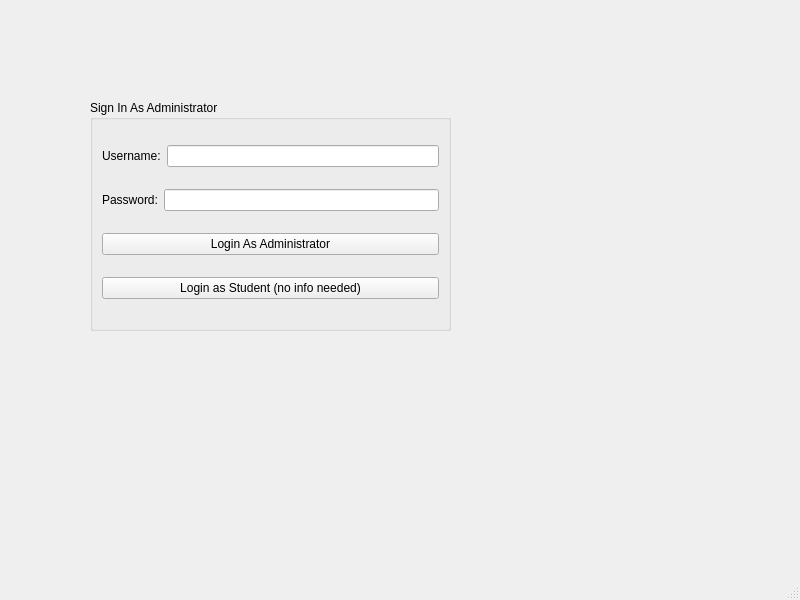
<?xml version="1.0" encoding="UTF-8"?>
<ui version="4.0">
 <class>MainWindow</class>
 <widget class="QMainWindow" name="MainWindow">
  <property name="geometry">
   <rect>
    <x>0</x>
    <y>0</y>
    <width>800</width>
    <height>600</height>
   </rect>
  </property>
  <property name="windowTitle">
   <string>MainWindow</string>
  </property>
  <widget class="QWidget" name="centralwidget">
   <widget class="QGroupBox" name="groupBox">
    <property name="geometry">
     <rect>
      <x>90</x>
      <y>100</y>
      <width>361</width>
      <height>231</height>
     </rect>
    </property>
    <property name="title">
     <string>Sign In As Administrator</string>
    </property>
    <layout class="QVBoxLayout" name="verticalLayout">
     <item>
      <layout class="QHBoxLayout" name="horizontalLayout">
       <item>
        <widget class="QLabel" name="label">
         <property name="text">
          <string>Username:</string>
         </property>
        </widget>
       </item>
       <item>
        <widget class="QLineEdit" name="lineEdit_userName"/>
       </item>
      </layout>
     </item>
     <item>
      <layout class="QHBoxLayout" name="horizontalLayout_2">
       <item>
        <widget class="QLabel" name="label_2">
         <property name="text">
          <string>Password:</string>
         </property>
        </widget>
       </item>
       <item>
        <widget class="QLineEdit" name="lineEdit_password"/>
       </item>
      </layout>
     </item>
     <item>
      <widget class="QPushButton" name="pushButton_loginAdmin">
       <property name="text">
        <string>Login As Administrator</string>
       </property>
      </widget>
     </item>
     <item>
      <widget class="QPushButton" name="pushButton_loginStudent">
       <property name="text">
        <string>Login as Student (no info needed)</string>
       </property>
      </widget>
     </item>
    </layout>
   </widget>
  </widget>
  <widget class="QMenuBar" name="menubar">
   <property name="geometry">
    <rect>
     <x>0</x>
     <y>0</y>
     <width>800</width>
     <height>37</height>
    </rect>
   </property>
  </widget>
  <widget class="QStatusBar" name="statusbar"/>
 </widget>
 <resources/>
 <connections/>
</ui>
